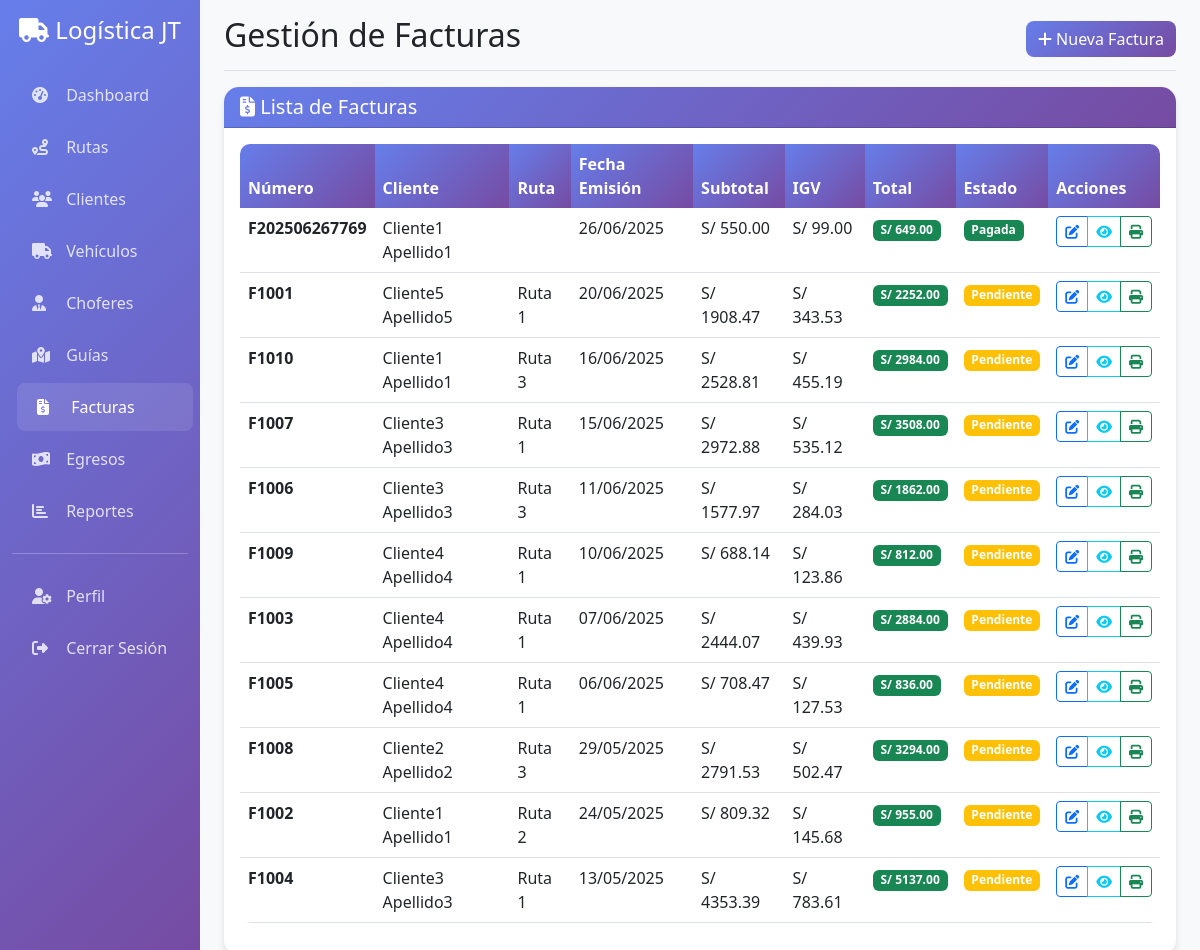
Screenshot of /facturas/ (signed in) with the database file from the repository.
### models.py (models this page shows)
class Factura(db.Model):
    id = db.Column(db.Integer, primary_key=True)
    numero_factura = db.Column(db.String(20), unique=True, nullable=False)
    fecha_emision = db.Column(db.DateTime, default=datetime.utcnow)
    subtotal = db.Column(db.Float, default=0.0)
    igv = db.Column(db.Float, default=0.0)
    total = db.Column(db.Float, default=0.0)
    estado = db.Column(db.String(20), default='pendiente')  # pendiente, pagada, anulada
    metodo_pago = db.Column(db.String(50))
    observaciones = db.Column(db.Text)
    cliente_id = db.Column(db.Integer, db.ForeignKey('cliente.id'), nullable=False)
    ruta_id = db.Column(db.Integer, db.ForeignKey('ruta.id'), nullable=True)
    usuario_id = db.Column(db.Integer, db.ForeignKey('usuario.id'), nullable=False)
    usuario = db.relationship('Usuario', backref='facturas_creadas')

class Cliente(db.Model):
    id = db.Column(db.Integer, primary_key=True)
    nombre = db.Column(db.String(100), nullable=False)
    apellido = db.Column(db.String(100), nullable=False)
    email = db.Column(db.String(120), unique=True)
    telefono = db.Column(db.String(20))
    direccion = db.Column(db.Text)
    empresa = db.Column(db.String(100))
    ruc = db.Column(db.String(20))
    activo = db.Column(db.Boolean, default=True)
    fecha_registro = db.Column(db.DateTime, default=datetime.utcnow)
    facturas = db.relationship('Factura', backref='cliente', lazy=True)

class Ruta(db.Model):
    id = db.Column(db.Integer, primary_key=True)
    nombre = db.Column(db.String(100), nullable=False)
    origen = db.Column(db.String(100), nullable=False)
    destino = db.Column(db.String(100), nullable=False)
    distancia = db.Column(db.Float)  # En kilómetros
    tiempo_estimado = db.Column(db.Integer)  # En horas
    tipo_carga = db.Column(db.String(50))  # Tipo de carga que transporta
    precio_base = db.Column(db.Float, default=0.0)
    estado = db.Column(db.String(20), default='activa')  # activa, inactiva
    fecha_creacion = db.Column(db.DateTime, default=datetime.utcnow)
    vehiculo_id = db.Column(db.Integer, db.ForeignKey('vehiculo.id'))
    chofer_id = db.Column(db.Integer, db.ForeignKey('chofer.id'))
    guia_id = db.Column(db.Integer, db.ForeignKey('guia.id'), nullable=True)
    facturas = db.relationship('Factura', backref='ruta', lazy=True)

### routes.py (the view)
@facturas_bp.route('/')
@login_required
def index():
    facturas = Factura.query.order_by(Factura.fecha_emision.desc()).all()
    return render_template('facturas/index.html', facturas=facturas)

### templates/facturas/index.html (shortened to what this page needs)
{% extends "base.html" %}
{% block page_title %}Gestión de Facturas{% endblock %}
{% block page_actions %}
<a href="{{ url_for('facturas.nueva_factura') }}" class="btn btn-primary">
    <i class="fas fa-plus"></i> Nueva Factura
</a>
{% endblock %}
{% block content %}
<div class="card">
    <div class="card-header">
        <h5 class="mb-0">
            <i class="fas fa-file-invoice-dollar"></i>
            Lista de Facturas
        </h5>
    </div>
    <div class="card-body">
        {% if facturas %}
        <div class="table-responsive">
            <table class="table table-hover">
                <thead>
                    <tr>
                        <th>Número</th>
                        <th>Cliente</th>
                        <th>Ruta</th>
                        <th>Fecha Emisión</th>
                        <th>Subtotal</th>
                        <th>IGV</th>
                        <th>Total</th>
                        <th>Estado</th>
                        <th>Acciones</th>
                    </tr>
                </thead>
                <tbody>
                    {% for factura in facturas %}
                    <tr>
                        <td>
                            <strong>{{ factura.numero_factura }}</strong>
                        </td>
                        <td>{{ factura.cliente.nombre }} {{ factura.cliente.apellido }}</td>
                        <td>{{ factura.ruta.nombre }}</td>
                        <td>{{ factura.fecha_emision.strftime('%d/%m/%Y') }}</td>
                        <td>S/ {{ "%.2f"|format(factura.subtotal) }}</td>
                        <td>S/ {{ "%.2f"|format(factura.igv) }}</td>
                        <td>
                            <span class="badge bg-success">
                                S/ {{ "%.2f"|format(factura.total) }}
                            </span>
                        </td>
                        <td>
                            {% if factura.estado == 'pagada' %}
                                <span class="badge bg-success">Pagada</span>
                            {% elif factura.estado == 'pendiente' %}
                                <span class="badge bg-warning">Pendiente</span>
                            {% else %}
                                <span class="badge bg-danger">Anulada</span>
                            {% endif %}
                        </td>
                        <td>
                            <div class="btn-group" role="group">
                                <button type="button" class="btn btn-sm btn-outline-primary">
                                    <i class="fas fa-edit"></i>
                                </button>
                                <button type="button" class="btn btn-sm btn-outline-info">
                                    <i class="fas fa-eye"></i>
                                </button>
                                <button type="button" class="btn btn-sm btn-outline-success">
                                    <i class="fas fa-print"></i>
                                </button>
                            </div>
                        </td>
                    </tr>
                    {% endfor %}
                </tbody>
            </table>
        </div>
        {% endif %}
    </div>
</div>
{% endblock %}

### templates/base.html (style rules this page uses)
.card { border: none; border-radius: 15px; box-shadow: 0 4px 6px rgba(0,0,0,0.1); }
.card-header { background: linear-gradient(135deg, #667eea 0%, #764ba2 100%); color: white; border-radius: 15px 15px 0 0 !important; }
.btn-primary { background: linear-gradient(135deg, #667eea 0%, #764ba2 100%); border: none; border-radius: 8px; }
.table { border-radius: 10px; overflow: hidden; }
.table thead th { background: linear-gradient(135deg, #667eea 0%, #764ba2 100%); color: white; border: none; }

### rows the page displays
Factura: numero_factura "F202506267769", cliente.nombre "Cliente1", cliente.apellido "Apellido1", fecha_emision "26/06/2025", subtotal "550.00", igv "99.00", total "649.00", estado "Pagada"
Factura: numero_factura "F1001", cliente.nombre "Cliente5", cliente.apellido "Apellido5", ruta.nombre "Ruta 1", fecha_emision "20/06/2025", subtotal "1908.47", igv "343.53", total "2252.00", estado "Pendiente"
Factura: numero_factura "F1010", cliente.nombre "Cliente1", cliente.apellido "Apellido1", ruta.nombre "Ruta 3", fecha_emision "16/06/2025", subtotal "2528.81", igv "455.19", total "2984.00", estado "Pendiente"
Factura: numero_factura "F1007", cliente.nombre "Cliente3", cliente.apellido "Apellido3", ruta.nombre "Ruta 1", fecha_emision "15/06/2025", subtotal "2972.88", igv "535.12", total "3508.00", estado "Pendiente"
Factura: numero_factura "F1006", cliente.nombre "Cliente3", cliente.apellido "Apellido3", ruta.nombre "Ruta 3", fecha_emision "11/06/2025", subtotal "1577.97", igv "284.03", total "1862.00", estado "Pendiente"
Factura: numero_factura "F1009", cliente.nombre "Cliente4", cliente.apellido "Apellido4", ruta.nombre "Ruta 1", fecha_emision "10/06/2025", subtotal "688.14", igv "123.86", total "812.00", estado "Pendiente"
Factura: numero_factura "F1003", cliente.nombre "Cliente4", cliente.apellido "Apellido4", ruta.nombre "Ruta 1", fecha_emision "07/06/2025", subtotal "2444.07", igv "439.93", total "2884.00", estado "Pendiente"
Factura: numero_factura "F1005", cliente.nombre "Cliente4", cliente.apellido "Apellido4", ruta.nombre "Ruta 1", fecha_emision "06/06/2025", subtotal "708.47", igv "127.53", total "836.00", estado "Pendiente"
Factura: numero_factura "F1008", cliente.nombre "Cliente2", cliente.apellido "Apellido2", ruta.nombre "Ruta 3", fecha_emision "29/05/2025", subtotal "2791.53", igv "502.47", total "3294.00", estado "Pendiente"
Factura: numero_factura "F1002", cliente.nombre "Cliente1", cliente.apellido "Apellido1", ruta.nombre "Ruta 2", fecha_emision "24/05/2025", subtotal "809.32", igv "145.68", total "955.00", estado "Pendiente"
Factura: numero_factura "F1004", cliente.nombre "Cliente3", cliente.apellido "Apellido3", ruta.nombre "Ruta 1", fecha_emision "13/05/2025", subtotal "4353.39", igv "783.61", total "5137.00", estado "Pendiente"
